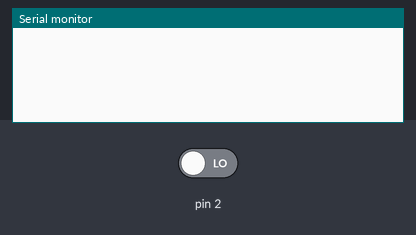
A sketch run on a simulated Arduino Uno, built with avr-gcc and run on an emulated ATmega328P. Parts: the last lines printed to the serial monitor. The test bench sets the inputs (shaded band); at power-on: pin 2 LOW.

Above: at 1.2 s.
1.3 s: pin 2 driven HIGH
At 2.5 s:
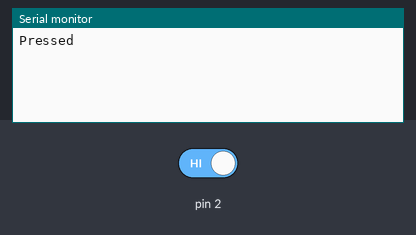
2.8 s: pin 2 driven LOW
At 3.7 s:
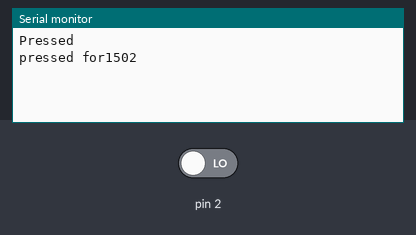

Measured:
- after the input at 1.3 s, the serial monitor: prints a new line at once (image 1)
- after the input at 2.8 s, the serial monitor: prints a new line at once (image 2)

The sketch:

buttonTest.ino
```cpp
int val;
int prevVal;
long startTime;

// class millis code
void setup() {
  Serial.begin(9600);
  pinMode(2, INPUT);
}

void loop() {
  val = digitalRead(2);

  if (prevVal == LOW && val == HIGH) {
    Serial.println("Pressed");
    startTime = millis(); //starts to record time
  }
  if (prevVal == HIGH && val == LOW) {
    Serial.print("pressed for");
    Serial.println(millis()-startTime); //will calculate actual time it's pressed for
  }
  prevVal = val;
  delay(10);
}

// const int buttonPin = 2;

// void setup() {
//   Serial.begin(9600);
//   pinMode(buttonPin, INPUT_PULLUP);
// }

// void loop() {
//   int buttonState = digitalRead(buttonPin);

//   if (buttonState == LOW) {
//     Serial.println("pressed");
//   } else {
//     Serial.println("not pressed");
//   }

//   delay(100);
// }
```
